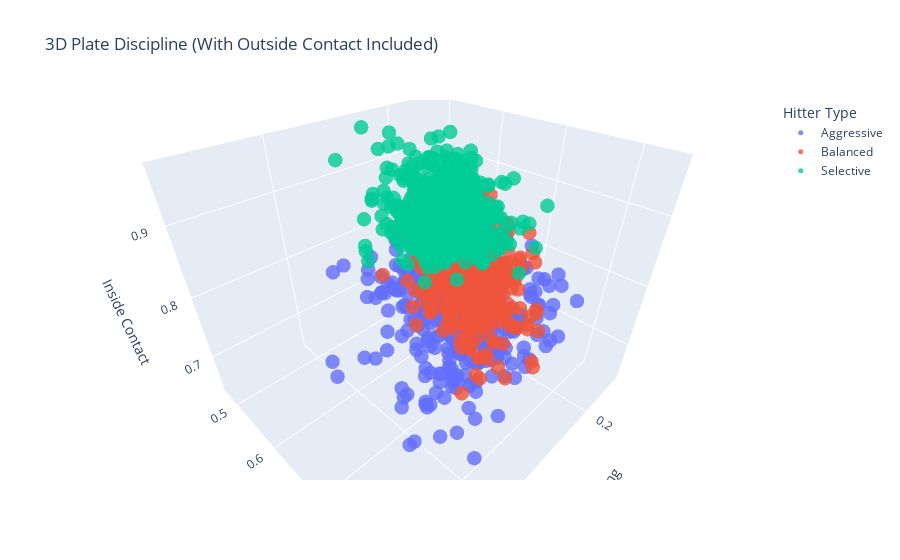

Notebook source saved alongside this figure:
### Code cell
import plotly.express as px

fig = px.scatter_3d(
    ZoneInfoCondensed,
    x='Outside Swing',       
    y='Inside Swing',        
    z='Inside Contact',      
    color='Hitter Type', 
    hover_name='Player',
    opacity=0.8,
    title="3D Plate Discipline (With Outside Contact Included)"
)

fig.update_traces(marker=dict(size=5))
fig.show()

### Figure 1 — Plotly figure (JSON) as saved in the notebook; plotly's stock layout.template omitted (floating-point values rounded to 4 significant figures; data arrays with more than 128 entries replaced by an {"elided": "..."} marker saying what was removed)
{"data": [{"hovertemplate": "<b>%{hovertext}</b><br><br>Hitter Type=Aggressive<br>Outside Swing=%{x}<br>Inside Swing=%{y}<br>Inside Contact=%{z}<extra></extra>", "hovertext": {"elided": "511 str values"}, "legendgroup": "Aggressive", "marker": {"color": "#636efa", "opacity": 0.8, "size": 5, "symbol": "circle"}, "mode": "markers", "name": "Aggressive", "scene": "scene", "showlegend": true, "type": "scatter3d", "x": {"elided": "511 float values"}, "y": {"elided": "511 float values"}, "z": {"elided": "511 float values"}}, {"hovertemplate": "<b>%{hovertext}</b><br><br>Hitter Type=Balanced<br>Outside Swing=%{x}<br>Inside Swing=%{y}<br>Inside Contact=%{z}<extra></extra>", "hovertext": {"elided": "454 str values"}, "legendgroup": "Balanced", "marker": {"color": "#EF553B", "opacity": 0.8, "size": 5, "symbol": "circle"}, "mode": "markers", "name": "Balanced", "scene": "scene", "showlegend": true, "type": "scatter3d", "x": {"elided": "454 float values"}, "y": {"elided": "454 float values"}, "z": {"elided": "454 float values"}}, {"hovertemplate": "<b>%{hovertext}</b><br><br>Hitter Type=Selective<br>Outside Swing=%{x}<br>Inside Swing=%{y}<br>Inside Contact=%{z}<extra></extra>", "hovertext": {"elided": "554 str values"}, "legendgroup": "Selective", "marker": {"color": "#00cc96", "opacity": 0.8, "size": 5, "symbol": "circle"}, "mode": "markers", "name": "Selective", "scene": "scene", "showlegend": true, "type": "scatter3d", "x": {"elided": "554 float values"}, "y": {"elided": "554 float values"}, "z": {"elided": "554 float values"}}], "layout": {"autosize": true, "legend": {"title": {"text": "Hitter Type"}, "tracegroupgap": 0}, "scene": {"aspectmode": "auto", "aspectratio": {"x": 1.111, "y": 1.019, "z": 0.883}, "camera": {"center": {"x": 0, "y": 0, "z": 0}, "eye": {"x": 0.872, "y": 0.872, "z": 0.872}, "projection": {"type": "perspective"}, "up": {"x": 0, "y": 0, "z": 1}}, "domain": {"x": [0, 1], "y": [0, 1]}, "xaxis": {"title": {"text": "Outside Swing"}, "type": "linear"}, "yaxis": {"title": {"text": "Inside Swing"}, "type": "linear"}, "zaxis": {"title": {"text": "Inside Contact"}, "type": "linear"}}, "title": {"text": "3D Plate Discipline (With Outside Contact Included)"}}}
